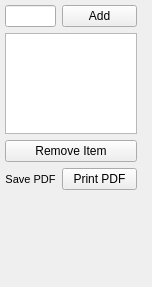
<?xml version="1.0" encoding="UTF-8"?>
<ui version="4.0">
 <class>Widget</class>
 <widget class="QWidget" name="Widget">
  <property name="geometry">
   <rect>
    <x>0</x>
    <y>0</y>
    <width>152</width>
    <height>287</height>
   </rect>
  </property>
  <property name="windowTitle">
   <string>Widget</string>
  </property>
  <widget class="QWidget" name="layoutWidget">
   <property name="geometry">
    <rect>
     <x>0</x>
     <y>0</y>
     <width>141</width>
     <height>201</height>
    </rect>
   </property>
   <layout class="QGridLayout" name="gridLayout">
    <property name="leftMargin">
     <number>5</number>
    </property>
    <property name="topMargin">
     <number>5</number>
    </property>
    <property name="rightMargin">
     <number>4</number>
    </property>
    <item row="0" column="0">
     <widget class="QLineEdit" name="lineEdit"/>
    </item>
    <item row="0" column="1">
     <widget class="QPushButton" name="addPushButton">
      <property name="text">
       <string>Add</string>
      </property>
     </widget>
    </item>
    <item row="1" column="0" colspan="2">
     <widget class="QListWidget" name="listWidget"/>
    </item>
    <item row="2" column="0" colspan="2">
     <widget class="QPushButton" name="removePushButton">
      <property name="text">
       <string>Remove Item</string>
      </property>
     </widget>
    </item>
    <item row="3" column="0">
     <widget class="QLabel" name="label">
      <property name="font">
       <font>
        <pointsize>8</pointsize>
       </font>
      </property>
      <property name="text">
       <string>Save PDF</string>
      </property>
      <property name="alignment">
       <set>Qt::AlignCenter</set>
      </property>
     </widget>
    </item>
    <item row="3" column="1">
     <widget class="QPushButton" name="printPushButton">
      <property name="text">
       <string>Print PDF</string>
      </property>
     </widget>
    </item>
   </layout>
  </widget>
 </widget>
 <layoutdefault spacing="6" margin="11"/>
 <resources/>
 <connections/>
</ui>
